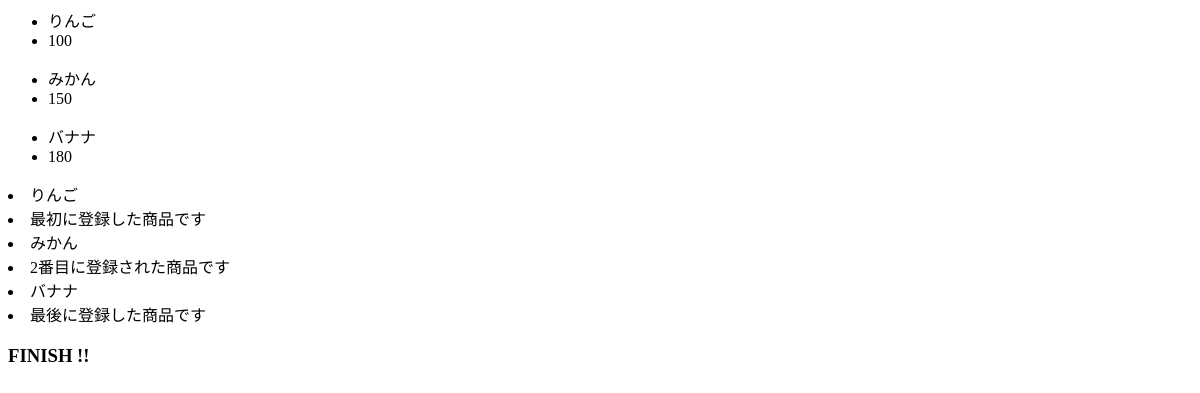
The page /list/ on the database as committed earlier.
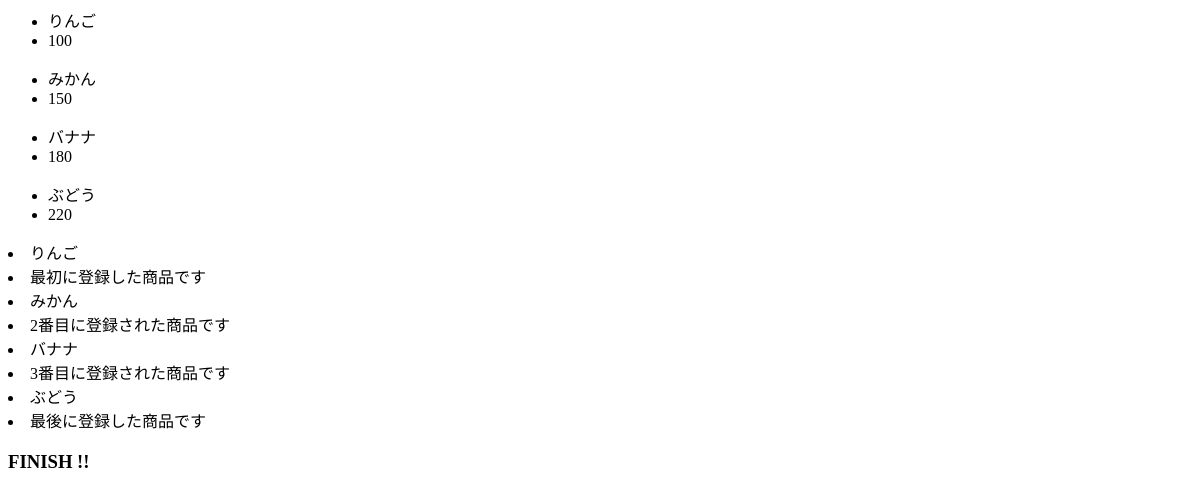
The same page on the database as committed later.
### sampleapp/models.py (models this page shows)
class SampleAppModel(models.Model):
    itemname = models.CharField(max_length=100)
    itemvalue = models.IntegerField()

### sampleapp/views.py (the view)
# urls.py: path('', SampleAppList.as_view()),
class SampleAppList(ListView):
    template_name = 'list.html'
    model = SampleAppModel
    for_range = [i for i in range(10)]

### templates/list.html
{% for item in object_list %}
  <ul>
    <li>{{ item.itemname }}</li>
    <li>{{ item.itemvalue }}</li>
  </ul>
{% endfor %}
{% for item in object_list %}
  <li>{{ item.itemname }}</li>
  {% if forloop.first %}
    <li>最初に登録した商品です</li>
  {% elif forloop.last %}
    <li>最後に登録した商品です</li>
  {% else %}
    <li>{{forloop.counter}}番目に登録された商品です</li>
  {% endif %}
{% endfor %}
<h3>FINISH !!</h3>

Rows that differ between the two databases and show on the page:
computed for SampleAppModel "バナナ": text "最後に登録した商品です" → "番目に登録された商品です"
added SampleAppModel: itemname "ぶどう", itemvalue "220", shows "最後に登録した商品です"
